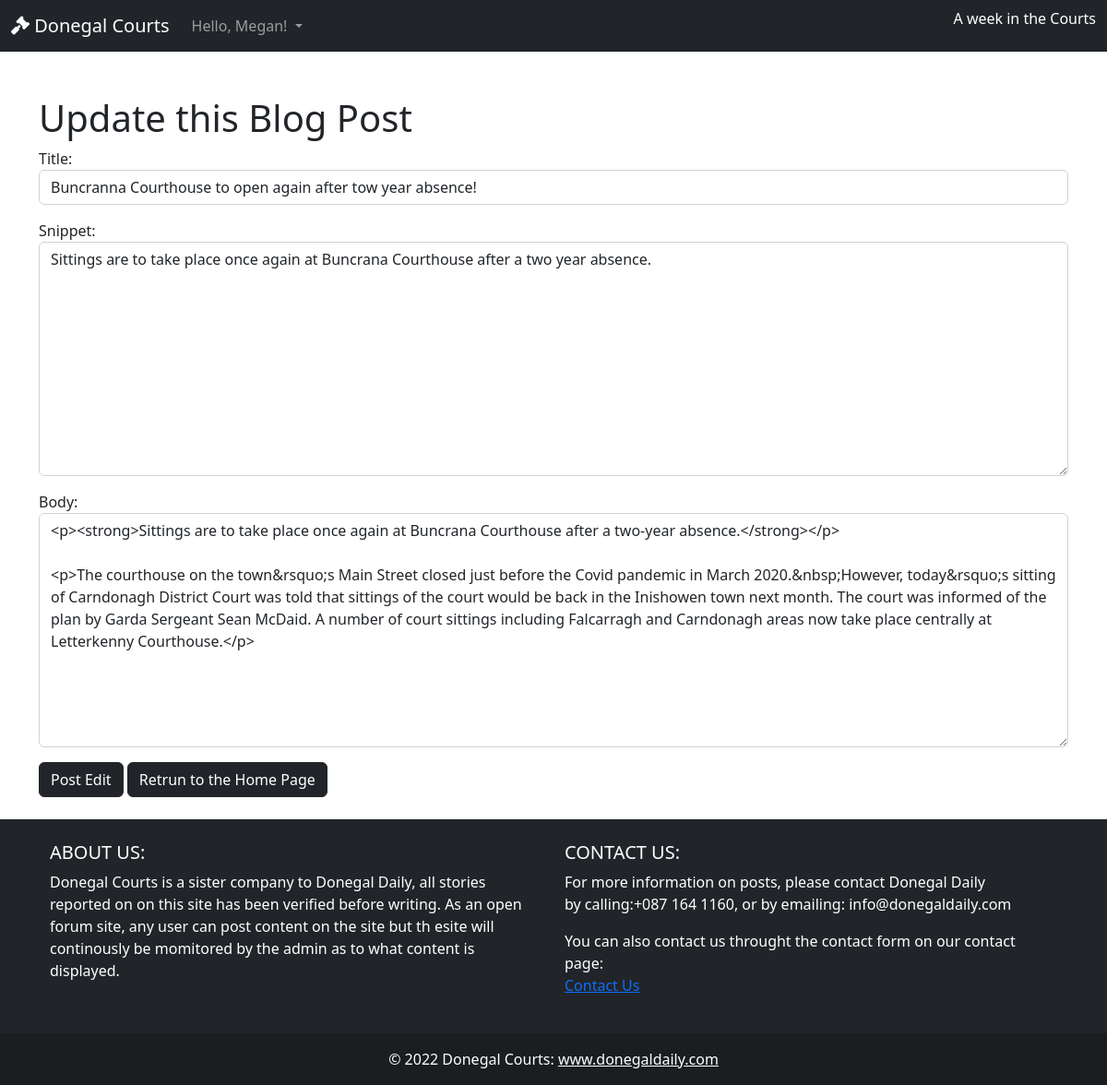
The app's page /article/edit/3 (signed in), older data.
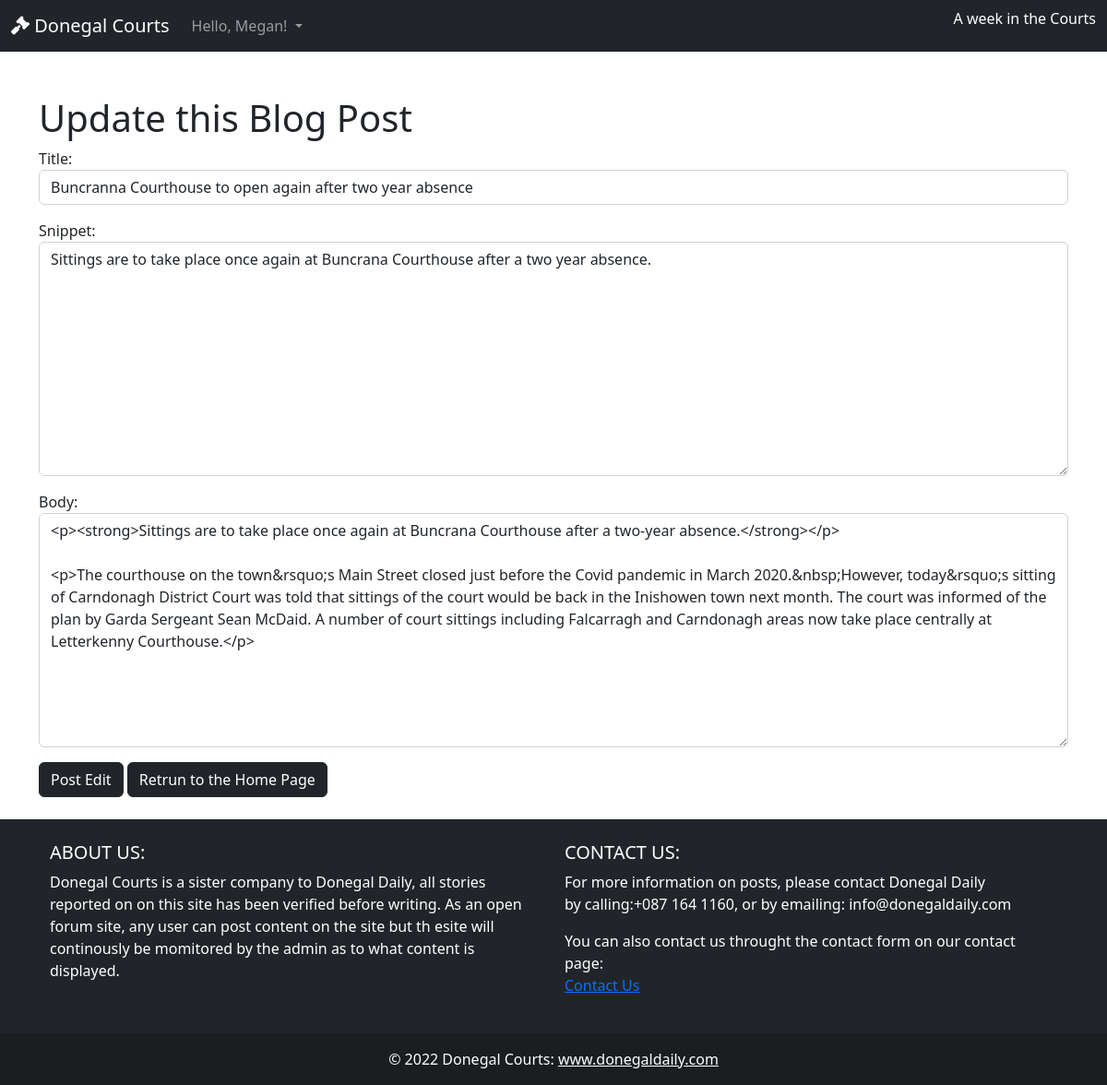
The same page, newer data.
### blog/models.py (models this page shows, shortened)
class Post(models.Model):
    title = models.CharField(max_length=255, unique=True)
    title_tag = models.CharField(max_length=200)
    featured_image = CloudinaryField('image', default='placeholder')
    snippet = models.CharField(max_length=255)
    author = models.ForeignKey(User, on_delete=models.CASCADE)
    category = models.CharField(max_length=255, null=True)
    body = models.TextField(max_length=2550, null=True,)
    post_date = models.DateField(auto_now_add=True)
    likes = models.ManyToManyField(User, related_name='blog_posts')
    class Meta:
        ordering = ['post_date']

### blog/views.py (the view)
# urls.py: path('article/edit/<int:pk>', UpdatePostView.as_view(), name='update-post'),
class UpdatePostView(UpdateView):
    model = Post
    form_class = EditForm
    template_name = 'update_post.html'
    success_message = "%(name)s Your Post was Updated Successfully"

### blog/forms.py
class EditForm(forms.ModelForm):
    class Meta:
        model = Post
        fields = ('title', 'snippet', 'body')
        widgets = {
            'title': forms.TextInput(attrs={'class': 'form-control',
                                            'placeholder':
                                            'This is the Title Input'}),
            'snippet': forms.Textarea(attrs={'class': 'form-control'}),
            'body': forms.Textarea(attrs={'class': 'form-control',
                                          'placeholder':
                                          'This is the Body Text Input'})
        }

### templates/update_post.html (shortened to what this page needs)
{% extends 'base.html' %}
{% block content %}
<div class = "container">
    <div class="row">
        {% if user.is_authenticated %}
            {% if user.id == post.author.id %}
                <div class="form-group">
                    <form id="edit-post" method="POST">
                        <br/><br/>
                            <h1>Update this Blog Post</h1>
                                {{ form.as_p }}
                        <button class="btn btn-dark">Post Edit</button>
                            <a class="btn btn-dark" href="{% url 'home' %}" aria-label="home link">Retrun to the Home Page</a>
                       <br/><br/>
                    </form>
                </div>
            {% else %}
            <p> You are not allowed to edit a blog post.</p>
            {% endif %}
        {% else %}
            <p> You are not allowed to edit a blog post.</p>
        {% endif %}
    </div>
</div>
{% endblock %}

### templates/base.html (shortened to what this page needs)
{% load static %}
<!doctype html>
<html lang="en" class="h-100">
  <head>
    <link rel="stylesheet" href="{% static 'style.css' %}">
    <link rel="stylesheet" href="https://use.fontawesome.com/releases/v5.7.1/css/all.css">
    <link href="https://cdn.jsdelivr.net/npm/bootstrap@5.2.0-beta1/dist/css/bootstrap.min.css" rel="stylesheet">
  </head>
  <body>
      <nav class="navbar navbar-expand-lg navbar-dark bg-dark">
        <div class="container-fluid">
          <a class="navbar-brand" href="{% url 'home' %}"><i class="fa-solid fa-gavel" aria-label="home page"></i> Donegal Courts</a>
          <div class="collapse navbar-collapse" id="navbarSupportedContent">
            <ul class="navbar-nav me-auto mb-2 mb-lg-0">
              {% if user.is_authenticated %}
              <li class="nav-item dropdown">
                <a class="nav-link dropdown-toggle" href="#" id="navbarDropdown" role="button" data-bs-toggle="dropdown" aria-expanded="false" aria-label="Members DropDown">
                  Hello, {{ user.first_name}}!
                </a>
              </li>
            </ul>
              {% endif %}
          </div>
          <ul class="navbar-nav mr-auto">
            </li class="tag-line"><p class="text-white">A week in the Courts</p></li>
          </ul>
        </div>
      </nav>
      <main>
        {% block content %}
        {% endblock content %}
      </main>
    <footer class="bg-dark text-center text-lg-start">
      <div class="container p-4">
        <div class="row">
          <div class="col-lg-6 col-md-12 mb-4 mb-md-0">
            <h5 class="text-uppercase text-white">ABOUT US:</h5>
            <p class="footer-text text-white">
              Donegal Courts is a sister company to Donegal Daily, all stories reported on on this site has been verified before writing. As an open forum site, any user can post content on the site but th esite will continously be momitored by the admin as to what content is displayed.
            </p>
          </div>
          <div class="col-lg-6 col-md-12 mb-4 mb-md-0">
            <h5 class="text-uppercase text-white">Contact Us:</h5>
            <p class="text-white">
              For more information on posts, please contact Donegal Daily <br> by calling:+087 164 1160, or by emailing: info@donegaldaily.com
            </p>
            <p class="text-white"> You can also contact us throught the contact form on our contact page: <br><a href="{% url 'contact' %}" aria-label="contact link"> Contact Us</a>
            </p>
          </div>
        </div>
      </div>
      <div class="text-center p-3 text-white" style="background-color: rgba(0, 0, 0, 0.2);">
        © 2022 Donegal Courts:
        <a class="text-white" href="https://www.donegaldaily.com/" target="_blank" aria-label="website link">www.donegaldaily.com</a>
      </div>
    </footer>
  </body>
</html>

### static/style.css (style rules this page uses)
body { background-color: white; }
.footer-text { color: white; }

Row changes from the older to the newer data that the page shows:
changed Post: title "Buncranna Courthouse to open again after tow year absence!" → "Buncranna Courthouse to open again after two year absence"
